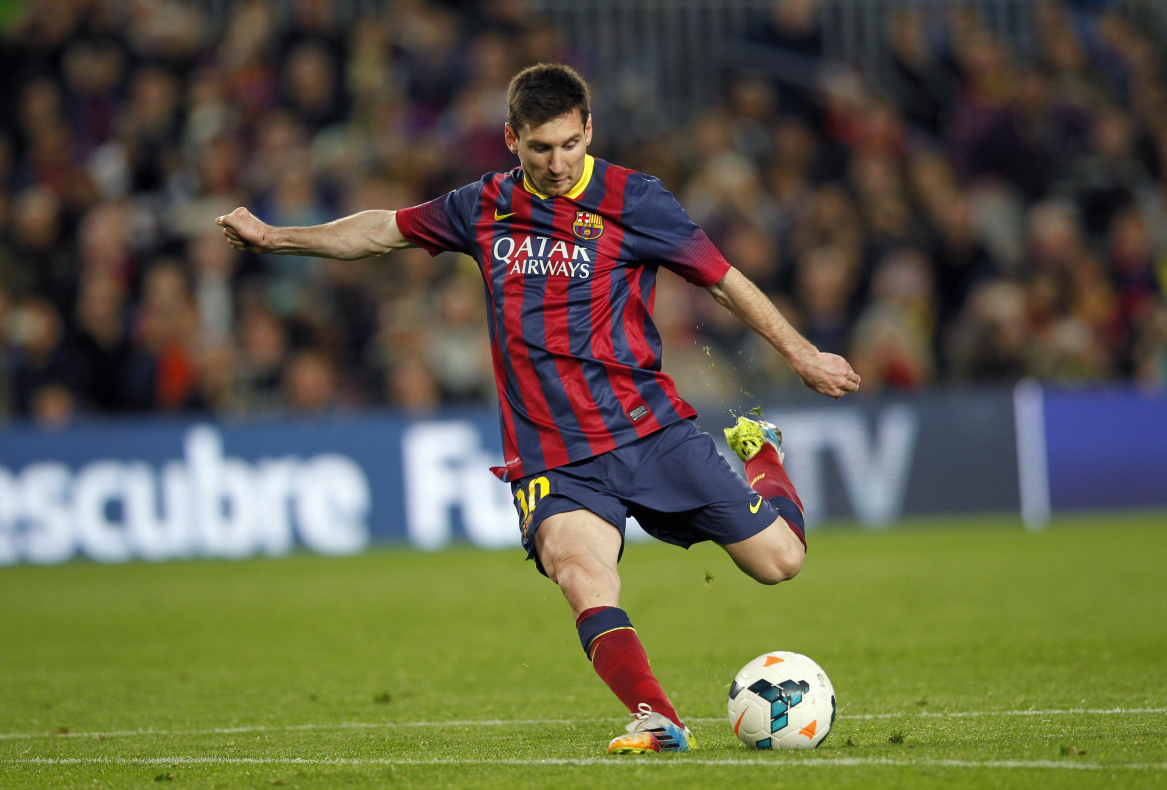
#> input picture gui-features-in-opencv/getting-started-with-images/messi.jpg, 3500 x 2370 px, found by its file name (shown at 1/3 size)
$ python perspective_transform_image.py   (Python 2 division)
#> lines starting #> are read from the running program, lines starting #| are printed output that depends on the picture
# -*- coding: utf-8 -*-
"""
Created on Sun May 24 16:20:05 2015
Illustrate Perspective Transformation of an image.
@author: Johnny
"""
#%%
import cv2
import numpy as np
from matplotlib import pyplot as plt

#%%
img_bgr = cv2.imread('messi.jpg')
#> img_bgr is the input picture: shape (2370, 3500, 3); mean B, G, R 68.9, 93.9, 95.5
img_rgb = cv2.cvtColor(img_bgr, cv2.COLOR_BGR2RGB);
rows,cols,ch = img_rgb.shape
#> rows = 2370; cols = 3500; ch = 3
print "(x, y) : " + str((cols, rows))
#| (x, y) : (3500, 2370)

#%%
# Map 4 points (quadrangle vertices) from space 1 to space 2 (think JotNot)
pts1 = np.float32([[95, 88],[381, 5],[189, 472],[669, 460]])
pts2 = np.float32([[0,0],[300,0],[0,300],[300,300]])

M = cv2.getPerspectiveTransform(pts1,pts2)

dst_rgb = cv2.warpPerspective(img_rgb,M,(300,300))
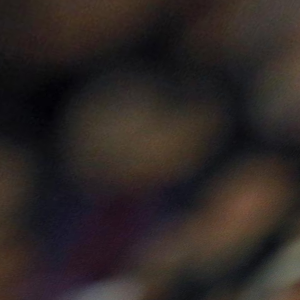
#> dst_rgb: shape (300, 300, 3); mean R, G, B 45.3, 38.1, 36.5

#%%
plt.subplot(121),plt.imshow(img_rgb),plt.title('Input')
plt.subplot(122),plt.imshow(dst_rgb),plt.title('Output')
plt.show()
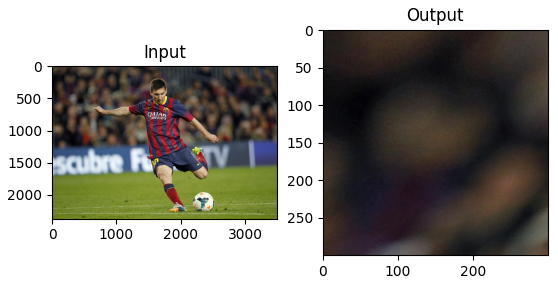
#> figure drawn by matplotlib, 2 panels
